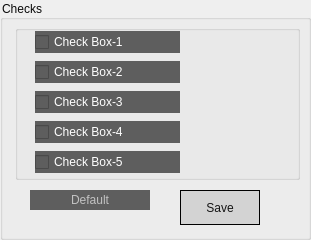
       <widget class="QGroupBox" name="groupBox_52">
        <property name="geometry">
         <rect>
          <x>350</x>
          <y>350</y>
          <width>311</width>
          <height>240</height>
         </rect>
        </property>
        <property name="styleSheet">
         <string notr="true">font: 16px 'Roboto';
color: rgb(10, 10, 10);</string>
        </property>
        <property name="title">
         <string>Checks</string>
        </property>
        <widget class="QLabel" name="label_326">
         <property name="geometry">
          <rect>
           <x>30</x>
           <y>190</y>
           <width>120</width>
           <height>20</height>
          </rect>
         </property>
         <property name="styleSheet">
          <string notr="true">background-color: rgb(94, 94, 94);
color: rgb(194, 194, 194);
border: 0px;
text-align: right;
font: 14px 'Roboto';</string>
         </property>
         <property name="text">
          <string>Default</string>
         </property>
         <property name="alignment">
          <set>Qt::AlignCenter</set>
         </property>
        </widget>
        <widget class="QPushButton" name="pushButton_71">
         <property name="geometry">
          <rect>
           <x>180</x>
           <y>190</y>
           <width>80</width>
           <height>35</height>
          </rect>
         </property>
         <property name="styleSheet">
          <string notr="true">QPushButton {
    border: 1px solid black;
	background-color: rgb(211, 211, 211);
	color: rgb(21, 21, 21);
	font: 12px 'Roboto';
}

QPushButton::hover {
	background-color: rgb(21, 21, 21);
	color: rgb(211, 211, 211);
}</string>
         </property>
         <property name="text">
          <string>Save</string>
         </property>
        </widget>
        <widget class="QGroupBox" name="groupBox_57">
         <property name="geometry">
          <rect>
           <x>15</x>
           <y>25</y>
           <width>285</width>
           <height>155</height>
          </rect>
         </property>
         <property name="title">
          <string/>
         </property>
         <widget class="QCheckBox" name="checkBox_4">
          <property name="geometry">
           <rect>
            <x>20</x>
            <y>66</y>
            <width>145</width>
            <height>22</height>
           </rect>
          </property>
          <property name="layoutDirection">
           <enum>Qt::LeftToRight</enum>
          </property>
          <property name="styleSheet">
           <string notr="true">background-color: rgb(94, 94, 94);
color: rgb(255, 255, 255);
font: 14px 'Roboto';</string>
          </property>
          <property name="text">
           <string>Check Box-3</string>
          </property>
          <property name="autoExclusive">
           <bool>true</bool>
          </property>
          <property name="tristate">
           <bool>false</bool>
          </property>
         </widget>
         <widget class="QCheckBox" name="checkBox_3">
          <property name="geometry">
           <rect>
            <x>20</x>
            <y>6</y>
            <width>145</width>
            <height>22</height>
           </rect>
          </property>
          <property name="layoutDirection">
           <enum>Qt::LeftToRight</enum>
          </property>
          <property name="styleSheet">
           <string notr="true">background-color: rgb(94, 94, 94);
color: rgb(255, 255, 255);
font: 14px 'Roboto';</string>
          </property>
          <property name="text">
           <string>Check Box-1</string>
          </property>
          <property name="checkable">
           <bool>true</bool>
          </property>
          <property name="autoExclusive">
           <bool>true</bool>
          </property>
          <property name="tristate">
           <bool>false</bool>
          </property>
         </widget>
         <widget class="QCheckBox" name="checkBox_5">
          <property name="geometry">
           <rect>
            <x>20</x>
            <y>36</y>
            <width>145</width>
            <height>22</height>
           </rect>
          </property>
          <property name="layoutDirection">
           <enum>Qt::LeftToRight</enum>
          </property>
          <property name="styleSheet">
           <string notr="true">background-color: rgb(94, 94, 94);
color: rgb(255, 255, 255);
font: 14px 'Roboto';</string>
          </property>
          <property name="text">
           <string>Check Box-2</string>
          </property>
          <property name="autoExclusive">
           <bool>true</bool>
          </property>
          <property name="tristate">
           <bool>false</bool>
          </property>
         </widget>
         <widget class="QCheckBox" name="checkBox">
          <property name="geometry">
           <rect>
            <x>20</x>
            <y>126</y>
            <width>145</width>
            <height>22</height>
           </rect>
          </property>
          <property name="layoutDirection">
           <enum>Qt::LeftToRight</enum>
          </property>
          <property name="styleSheet">
           <string notr="true">background-color: rgb(94, 94, 94);
color: rgb(255, 255, 255);
font: 14px 'Roboto';</string>
          </property>
          <property name="text">
           <string>Check Box-5</string>
          </property>
          <property name="autoExclusive">
           <bool>true</bool>
          </property>
          <property name="tristate">
           <bool>false</bool>
          </property>
         </widget>
         <widget class="QCheckBox" name="checkBox_2">
          <property name="geometry">
           <rect>
            <x>20</x>
            <y>96</y>
            <width>145</width>
            <height>22</height>
           </rect>
          </property>
          <property name="layoutDirection">
           <enum>Qt::LeftToRight</enum>
          </property>
          <property name="styleSheet">
           <string notr="true">background-color: rgb(94, 94, 94);
color: rgb(255, 255, 255);
font: 14px 'Roboto';</string>
          </property>
          <property name="text">
           <string>Check Box-4</string>
          </property>
          <property name="autoExclusive">
           <bool>true</bool>
          </property>
          <property name="tristate">
           <bool>false</bool>
          </property>
         </widget>
        </widget>
       </widget>
